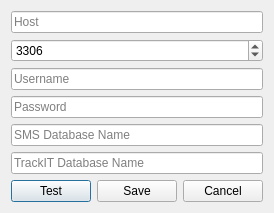
<?xml version="1.0" encoding="UTF-8"?>
<ui version="4.0">
    <class>DBSettingsDialog</class>
    <widget class="QDialog" name="DBSettingsDialog">
        <property name="windowTitle">
            <string>Database Settings</string>
        </property>
        <layout class="QVBoxLayout">
            <item>
                <widget class="QLineEdit" name="hostLineEdit">
                    <property name="placeholderText">
                        <string>Host</string>
                    </property>
                </widget>
            </item>
            <item>
                <widget class="QSpinBox" name="portSpinBox">
                    <property name="maximum">
                        <number>65535</number>
                    </property>
                    <property name="value">
                        <number>3306</number>
                    </property>
                </widget>
            </item>
            <item>
                <widget class="QLineEdit" name="userLineEdit">
                    <property name="placeholderText">
                        <string>Username</string>
                    </property>
                </widget>
            </item>
            <item>
                <widget class="QLineEdit" name="passwordLineEdit">
                    <property name="placeholderText">
                        <string>Password</string>
                    </property>
                    <property name="echoMode">
                        <enum>QLineEdit::Password</enum>
                    </property>
                </widget>
            </item>
            <item>
                <widget class="QLineEdit" name="databaseLineEdit">
                    <property name="placeholderText">
                        <string>SMS Database Name</string>
                    </property>
                </widget>
            </item>
            <item>
                <widget class="QLineEdit" name="databaseTILineEdit">
                    <property name="placeholderText">
                        <string>TrackIT Database Name</string>
                    </property>
                </widget>
            </item>
            <item>
                <layout class="QHBoxLayout">
                    <item>
                        <widget class="QPushButton" name="testButton">
                            <property name="text">
                                <string>Test</string>
                            </property>
                        </widget>
                    </item>
                    <item>
                        <widget class="QPushButton" name="saveButton">
                            <property name="text">
                                <string>Save</string>
                            </property>
                        </widget>
                    </item>
                    <item>
                        <widget class="QPushButton" name="cancelButton">
                            <property name="text">
                                <string>Cancel</string>
                            </property>
                        </widget>
                    </item>
                </layout>
            </item>
        </layout>
    </widget>
    <resources/>
    <connections/>
</ui>
